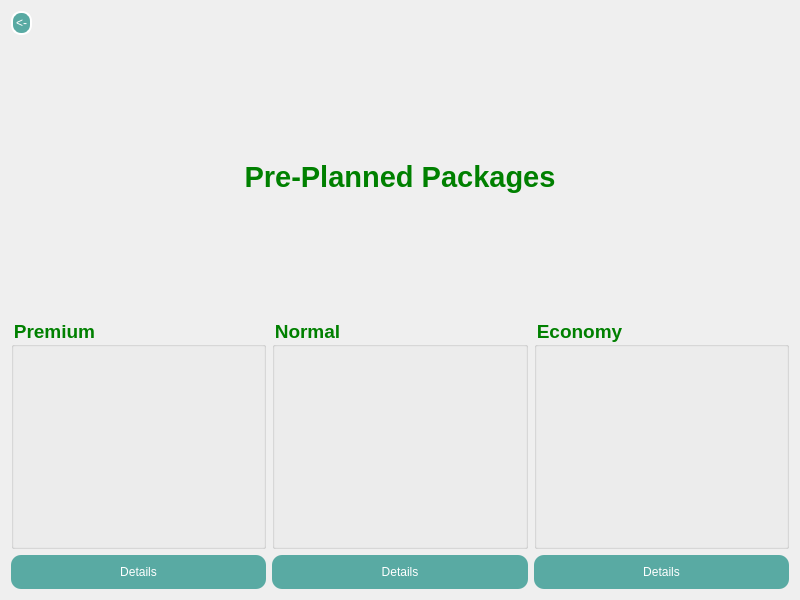
<?xml version="1.0" encoding="UTF-8"?>
<ui version="4.0">
 <class>preplanned</class>
 <widget class="QDialog" name="preplanned">
  <property name="geometry">
   <rect>
    <x>0</x>
    <y>0</y>
    <width>800</width>
    <height>600</height>
   </rect>
  </property>
  <property name="windowTitle">
   <string>Dialog</string>
  </property>
  <property name="styleSheet">
   <string notr="true">#preplanned {
  border-image:url(:/images/images/background.PNG);
}</string>
  </property>
  <layout class="QGridLayout" name="gridLayout">
   <item row="0" column="0">
    <layout class="QHBoxLayout" name="horizontalLayout_2">
     <item>
      <widget class="QPushButton" name="pushButton">
       <property name="styleSheet">
        <string notr="true">border-radius: 10px;
background-color :rgb(89, 170, 163);
color: white;
border:2px solid white;
padding:3px</string>
       </property>
       <property name="text">
        <string>&lt;-</string>
       </property>
      </widget>
     </item>
     <item>
      <spacer name="horizontalSpacer">
       <property name="orientation">
        <enum>Qt::Horizontal</enum>
       </property>
       <property name="sizeHint" stdset="0">
        <size>
         <width>40</width>
         <height>20</height>
        </size>
       </property>
      </spacer>
     </item>
    </layout>
   </item>
   <item row="1" column="0">
    <widget class="QLabel" name="label">
     <property name="font">
      <font>
       <family>Arial</family>
       <pointsize>22</pointsize>
       <bold>true</bold>
      </font>
     </property>
     <property name="layoutDirection">
      <enum>Qt::RightToLeft</enum>
     </property>
     <property name="styleSheet">
      <string notr="true">color:green;</string>
     </property>
     <property name="text">
      <string>Pre-Planned Packages</string>
     </property>
     <property name="alignment">
      <set>Qt::AlignCenter</set>
     </property>
    </widget>
   </item>
   <item row="2" column="0">
    <layout class="QHBoxLayout" name="horizontalLayout">
     <item>
      <layout class="QVBoxLayout" name="verticalLayout">
       <item>
        <widget class="QGroupBox" name="groupBox">
         <property name="font">
          <font>
           <family>Arial</family>
           <pointsize>14</pointsize>
           <bold>true</bold>
          </font>
         </property>
         <property name="styleSheet">
          <string notr="true">color:green</string>
         </property>
         <property name="title">
          <string>Premium</string>
         </property>
        </widget>
       </item>
       <item>
        <widget class="QPushButton" name="prembtn">
         <property name="styleSheet">
          <string notr="true">padding: 10px;
border-radius:10px;
background-color: rgb(89, 170, 163);
color:rgb(255, 255, 255);
</string>
         </property>
         <property name="text">
          <string>Details</string>
         </property>
        </widget>
       </item>
      </layout>
     </item>
     <item>
      <layout class="QVBoxLayout" name="verticalLayout_2">
       <item>
        <widget class="QGroupBox" name="groupBox_2">
         <property name="font">
          <font>
           <family>Arial</family>
           <pointsize>14</pointsize>
           <bold>true</bold>
          </font>
         </property>
         <property name="styleSheet">
          <string notr="true">color:green</string>
         </property>
         <property name="title">
          <string>Normal</string>
         </property>
        </widget>
       </item>
       <item>
        <widget class="QPushButton" name="normalbtn">
         <property name="styleSheet">
          <string notr="true">padding: 10px;
border-radius:10px;
background-color: rgb(89, 170, 163);
color:rgb(255, 255, 255);
</string>
         </property>
         <property name="text">
          <string>Details</string>
         </property>
        </widget>
       </item>
      </layout>
     </item>
     <item>
      <layout class="QVBoxLayout" name="verticalLayout_3">
       <item>
        <widget class="QGroupBox" name="groupBox_3">
         <property name="font">
          <font>
           <family>Arial</family>
           <pointsize>14</pointsize>
           <bold>true</bold>
          </font>
         </property>
         <property name="styleSheet">
          <string notr="true">color:green</string>
         </property>
         <property name="title">
          <string>Economy</string>
         </property>
        </widget>
       </item>
       <item>
        <widget class="QPushButton" name="ecobtn">
         <property name="styleSheet">
          <string notr="true">padding: 10px;
border-radius:10px;
background-color: rgb(89, 170, 163);
color:rgb(255, 255, 255);
</string>
         </property>
         <property name="text">
          <string>Details</string>
         </property>
        </widget>
       </item>
      </layout>
     </item>
    </layout>
   </item>
  </layout>
 </widget>
 <resources/>
 <connections/>
</ui>
